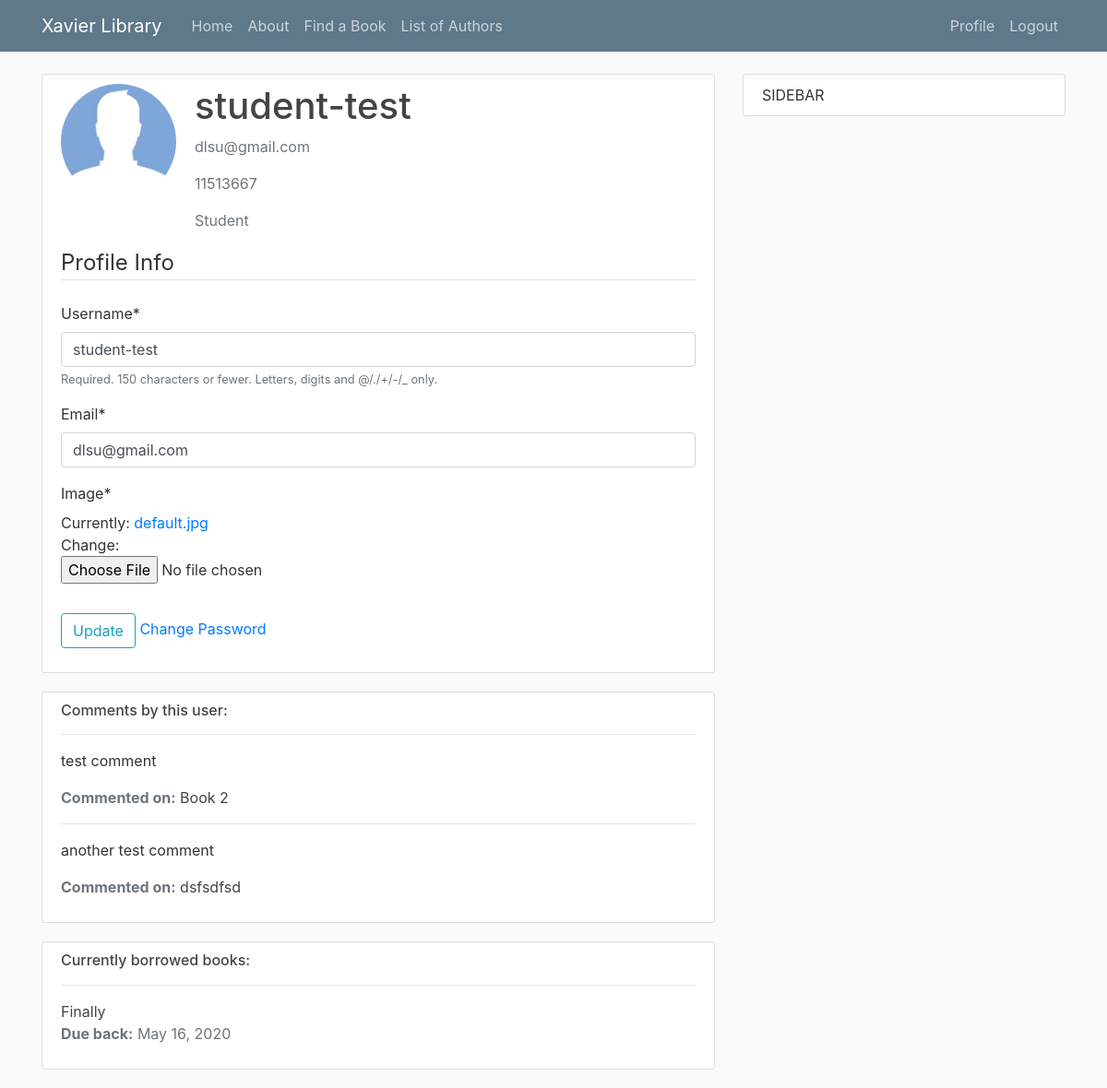
The app's page /profile/ (signed in), older data.
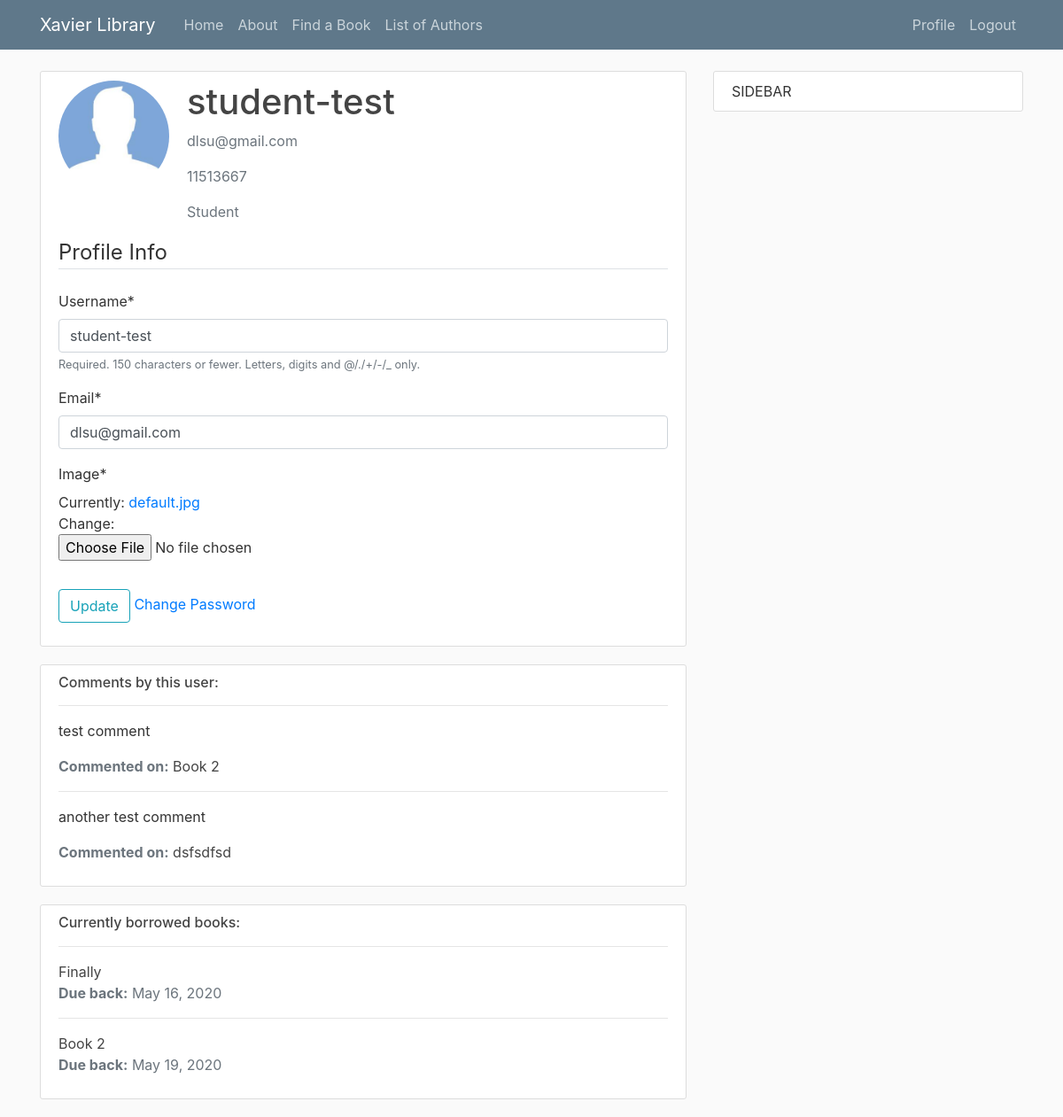
The same page, newer data.
### library/models.py (models this page shows, shortened)
class comment(models.Model):
    book = models.ForeignKey('Book', on_delete=models.SET_NULL, null=True)
    comment = models.TextField(max_length=1000, help_text="Enter a Comment")
    author = models.ForeignKey(User, on_delete=models.SET_NULL, null=True)

class Book(models.Model):
    title = models.CharField(max_length=200)
    author = models.ForeignKey('Author', on_delete=models.SET_NULL, null=True)
    summary = models.TextField(max_length=1000, help_text="Enter a brief description of the book")
    isbn = models.CharField('ISBN', max_length=13,
                            help_text='13 Character <a href="https://www.isbn-international.org/content/what-isbn'
                                      '">ISBN number</a>')
    genre = models.ManyToManyField(Genre, help_text="Select a genre for this book")
    language = models.ForeignKey('Language', on_delete=models.SET_NULL, null=True)
    call = models.CharField('Call Number', max_length=3, help_text="Enter a 3 digit call number", null=True)
    def display_genre(self):
        """Creates a string for the Genre. This is required to display genre in Admin."""
        return ', '.join([genre.name for genre in self.genre.all()[:3]])
    display_genre.short_description = 'Genre'
    def __str__(self):
        return self.title

class BookInstance(models.Model):
    id = models.UUIDField(primary_key=True, default=uuid.uuid4,
                          help_text="Unique ID for this particular book across whole library")
    book = models.ForeignKey('Book', on_delete=models.SET_NULL, null=True)
    imprint = models.CharField(max_length=200)
    due_back = models.DateField(null=True, blank=True, help_text="YYYY-MM-DD")
    borrower = models.ForeignKey(User, on_delete=models.SET_NULL, null=True, blank=True)
    LOAN_STATUS = (
        ('a', 'Available'),
        ('r', 'Reserved'),
    )
    """('d', 'Maintenance'),"""
    """('o', 'On loan'),"""
    status = models.CharField(
        max_length=1,
        choices=LOAN_STATUS,
        blank=True,
        default='a',
        help_text='Book availability')
    class Meta:
        ordering = ['due_back']
        permissions = (("can_mark_returned", "Set book as returned"),)

### users/views.py (the view)
# urls.py: path('profile/', user_views.profile, name='profile'),
@login_required
def profile(request):
	if request.method == 'POST':
		u_form = UserUpdateForm(request.POST, instance=request.user)
		p_form = ProfileUpdateForm(request.POST, request.FILES, instance=request.user.profile)
		if u_form.is_valid() and p_form.is_valid():
			u_form.save()
			p_form.save()
			message = 'Updated their profile'
			updateActivity(request.user.profile, 'Changed', message)
			messages.success(request, f'Your account has been Updated!')
			return redirect('profile')
	else:
		u_form = UserUpdateForm(instance=request.user)
		p_form = ProfileUpdateForm(instance=request.user.profile)
	context = {
		'u_form': u_form,
		'p_form': p_form
	}
	return render(request, 'users/profile.html', context)

### users/forms.py
class UserUpdateForm(forms.ModelForm):
	email = forms.EmailField()
	class Meta:
		model = User
		fields = ['username', 'email']

class ProfileUpdateForm(forms.ModelForm):
	class Meta:
		model = Profile
		fields = ['image']

### users/models.py (called while the page is built)
	def __str__(self):
		return self.name

### users/templates/users/profile.html (shortened to what this page needs)
{% extends "library/base.html" %}
{% load crispy_forms_tags %}
{% block content%}
	<div class="content-section">
	  <div class="media">
	    <img class="rounded-circle account-img" src="{{user.profile.image.url}}">
	    <div class="media-body">
	      <h2 class="account-heading">{{user.username}}</h2>
	      <p class="text-secondary">{{user.email}}</p>
	      <p class="text-secondary">{{user.profile.IDnum}}</p>
	      <p class="text-secondary">{{user.profile.Role}}</p>
	    </div>
	  </div>
	  <form method="POST" enctype="multipart/form-data">
			<fieldset class="form-group">
				<legend class="border-bottom mb-4">Profile Info</legend>
					{{u_form|crispy}}
					{{p_form|crispy}}
			</fieldset>
			<div class="form-group">
				<button class="btn btn-outline-info" type="submit">Update</button>
				<a href="changepass">Change Password</a>
			</div>
		</form>
	</div>
	<div class="content-section">
		<h6 class="mr-2">Comments by this user:</h6>
		{% for comment in user.comment_set.all %}
			<hr>
			<p>{{ comment.comment }}</p>
			<p class="text-muted"><strong>Commented on:</strong> <a class="article-title" href="{% url 'book-detail' comment.book.id %}">{{ comment.book }}</a></p>
		{% endfor %}
	</div>
	<div class="content-section">
		<h6 class="mr-2">Currently borrowed books:</h6>
		{% for bookinstance in user.bookinstance_set.all %}
			<hr>
			<a class="article-title" href="{% url 'book-detail' bookinstance.book.id %}">{{ bookinstance.book }}</a>
			<p class="text-muted"><strong>Due back:</strong> {{bookinstance.due_back}}</p>
		{% endfor %}
	</div>
{% endblock content %}

Row changes from the older to the newer data that the page shows:
now on this page (row edited): BookInstance: book "Book 2", due_back "May 19, 2020"
